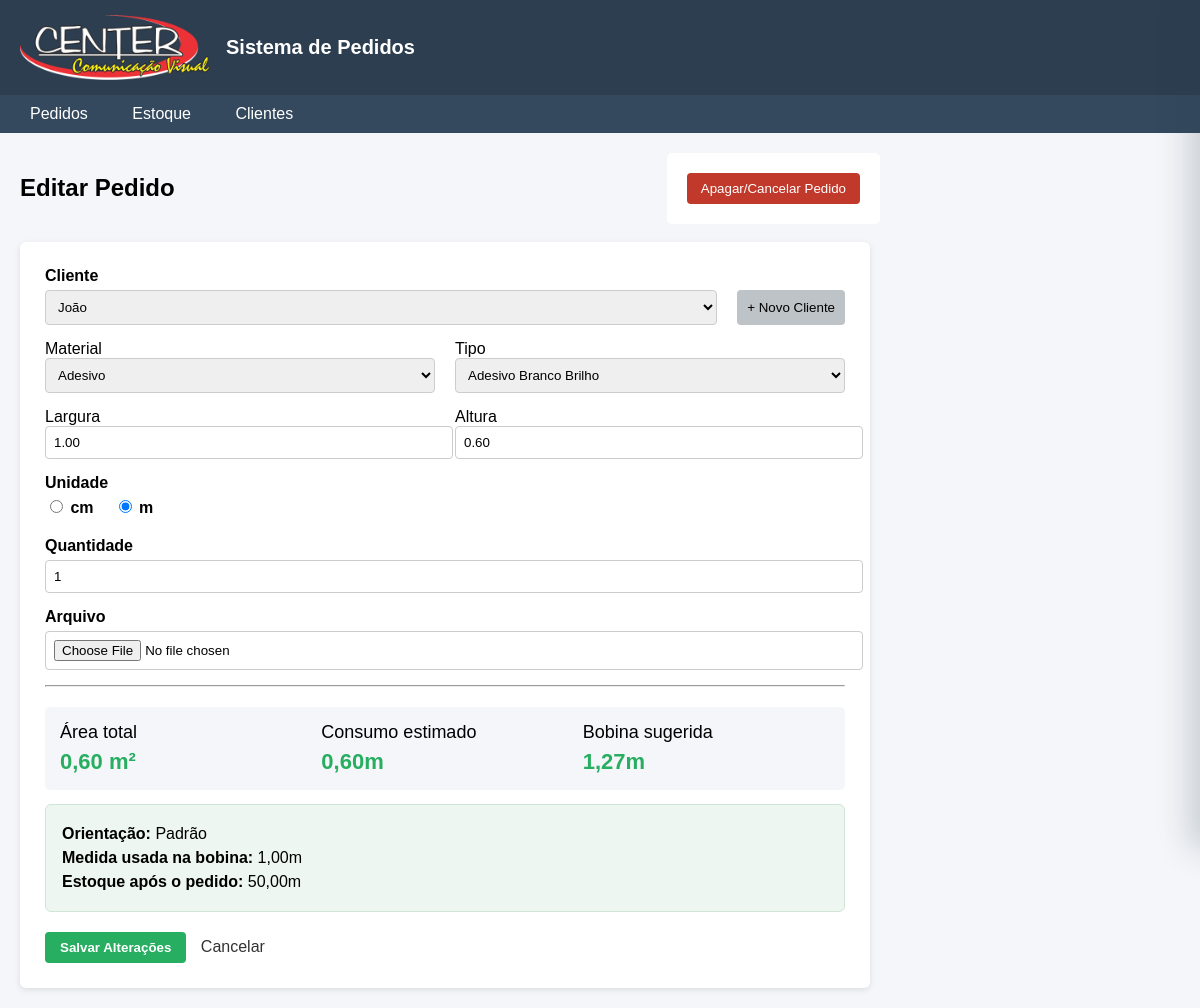
The page /pedidos/1/editar on the database its author committed.
### models/pedido.py (models this page shows, shortened)
class Pedido(db.Model):
    __tablename__ = "pedido"
    id = db.Column(db.Integer, primary_key=True)
    cliente_nome = db.Column(db.String(120), nullable=False)
    categoria = db.Column(db.String(50), nullable=False)
    material_nome = db.Column(db.String(120), nullable=False)
    largura_pedido_m = db.Column(db.Float, nullable=False)
    altura_pedido_m = db.Column(db.Float, nullable=False)
    quantidade = db.Column(db.Integer, nullable=False)
    unidade_medida = db.Column(db.String(10), nullable=False)
    largura_bobina_usada_m = db.Column("largura_" + "ro" + "lo_usada_m", db.Float, nullable=False)
    orientacao = db.Column(db.String(30), nullable=False)
    metros_consumidos = db.Column(db.Float, nullable=False)
    area_total_m2 = db.Column(db.Float, nullable=False)
    status = db.Column(db.String(30), nullable=False, default="Pagamento pendente")
    criado_em = db.Column(db.DateTime, nullable=False, default=datetime.utcnow)

### models/material.py (models this page shows, shortened)
class Material(db.Model):
    __tablename__ = "material"
    id = db.Column(db.Integer, primary_key=True)
    categoria = db.Column(db.String(50), nullable=False)
    nome = db.Column(db.String(120), nullable=False)
    largura_m = db.Column(db.Float, nullable=False)
    bobinas = db.relationship(
        "BobinaEstoque",
        back_populates="material",
        cascade="all, delete-orphan",
        lazy="select",
    )
    __table_args__ = (
        db.UniqueConstraint("categoria", "nome", "largura_m", name="uq_material_variacao"),
    )
    @property
    def largura_formatada(self):
        return f"{self.largura_m:.2f}".replace(".", ",") + "m"
    @property
    def quantidade_bobinas(self):
        return len(self.bobinas)
    @property
    def metros_disponiveis(self):
        return round(sum(bobina.metros_restantes for bobina in self.bobinas), 2)

### controllers/pedido_controller.py (the view, shortened to what this page needs)
@pedido_bp.route("/pedidos/<int:id>/editar", methods=["GET", "POST"])
def editar_pedido(id):
    pedido = Pedido.query.get_or_404(id)
    return renderizar_formulario_pedido(form_data_do_pedido(pedido), pedido=pedido)

### controllers/pedido_controller.py (called while the page is built)
def obter_clientes_disponiveis():
    clientes = [cliente.nome for cliente in Cliente.query.order_by(Cliente.nome).all()]
    return clientes or ["João", "Maria"]

def form_data_do_pedido(pedido):
    return {
        "cliente": pedido.cliente_nome,
        "categoria": pedido.categoria,
        "tipo": pedido.material_nome,
        "largura": f"{pedido.largura_pedido_m:.2f}",
        "altura": f"{pedido.altura_pedido_m:.2f}",
        "unidade": "m",
        "quantidade": pedido.quantidade,
    }

def obter_material_do_pedido(pedido):
    return Material.query.filter_by(
        categoria=pedido.categoria,
        nome=pedido.material_nome,
        largura_m=pedido.largura_bobina_usada_m,
    ).first()

def obter_extra_stock_para_pedido(pedido):
    material = obter_material_do_pedido(pedido)
    if not material:
        return {}
    return {material.id: pedido.metros_consumidos}

def renderizar_formulario_pedido(form_data, erro="", pedido=None):
    extra_stock = obter_extra_stock_para_pedido(pedido) if pedido else {}
    catalogo = construir_catalogo_materiais(extra_stock=extra_stock)
    clientes = obter_clientes_disponiveis()
    return render_template(
        "pedidos/novo.html",
        clientes=clientes,
        catalogo=catalogo,
        erro=erro,
        form_data=form_data,
        pedido=pedido,
        titulo_pagina="Editar Pedido" if pedido else "Novo Pedido",
        texto_submit="Salvar Alterações" if pedido else "Salvar Pedido",
        rota_submit=url_for("pedido.editar_pedido", id=pedido.id) if pedido else url_for("pedido.novo_pedido"),
    )

### services/pedido_service.py (called while the page is built)
def formatar_metros(valor):
    return f"{valor:.2f}".replace(".", ",") + "m"

### templates/pedidos/novo.html (shortened to what this page needs)
{% extends "base.html" %}
{% block content %}
<link rel="stylesheet" href="{{ url_for('static', filename='css/novo.css') }}">
<div class="pedido-page" id="pedido-page">
<div class="pedido-main">
<div class="pedido-header">
<h2>{{ titulo_pagina }}</h2>
{% if pedido %}
<form method="post" action="/pedidos/{{ pedido.id }}/cancelar" onsubmit="return confirm('Deseja apagar/cancelar este pedido?');">
<button type="submit" class="btn-danger">Apagar/Cancelar Pedido</button>
</form>
{% endif %}
</div>
<form class="form-pedido" method="post" action="{{ rota_submit }}">
<div class="form-group">
<label>Cliente</label>
<div class="cliente-row">
<select id="pedido-cliente" name="cliente" required>
{% for cliente in clientes %}
<option value="{{ cliente }}" {% if form_data.cliente == cliente %}selected{% endif %}>{{ cliente }}</option>
{% endfor %}
</select>
<button type="button" class="btn-sec" id="abrir-novo-cliente">+ Novo Cliente</button>
</div>
</div>
<div class="form-row">
<div>
<label>Material</label>
<select id="pedido-categoria" name="categoria" required>
{% for categoria in catalogo.keys() %}
<option value="{{ categoria }}" {% if form_data.categoria == categoria %}selected{% endif %}>{{ categoria }}</option>
{% endfor %}
</select>
</div>
<div>
<label>Tipo</label>
<select id="pedido-tipo" name="tipo" data-selected="{{ form_data.tipo }}" required>
<option value="">Selecione o material primeiro</option>
</select>
</div>
</div>
<div class="form-row">
<div>
<label>Largura</label>
<input type="number" id="pedido-largura" name="largura" step="0.01" min="0.01" value="{{ form_data.largura }}" required>
</div>
<div>
<label>Altura</label>
<input type="number" id="pedido-altura" name="altura" step="0.01" min="0.01" value="{{ form_data.altura }}" required>
</div>
</div>
<div class="form-group">
<label>Unidade</label>
<div class="radio-group">
<label><input type="radio" name="unidade" value="cm" {% if form_data.unidade == "cm" %}checked{% endif %}> cm</label>
<label><input type="radio" name="unidade" value="m" {% if form_data.unidade != "cm" %}checked{% endif %}> m</label>
</div>
</div>
<div class="form-group">
<label>Quantidade</label>
<input type="number" id="pedido-quantidade" name="quantidade" min="1" step="1" value="{{ form_data.quantidade or 1 }}" required>
</div>
<div class="form-group">
<label>Arquivo</label>
<input type="file">
</div>
<hr>
<div class="resultado-box">
<div>
Área total
<strong id="resultado-area">0,00 m²</strong>
</div>
<div>
Consumo estimado
<strong id="resultado-consumo">0,00m</strong>
</div>
<div>
Bobina sugerida
<strong id="resultado-bobina">Selecione um material</strong>
</div>
</div>
<div class="sugestao-box" id="sugestao-box">
<p><strong>Orientação:</strong> <span id="resultado-orientacao">Aguardando medidas</span></p>
<p><strong>Medida usada na bobina:</strong> <span id="resultado-medida-bobina">-</span></p>
<p><strong>Estoque após o pedido:</strong> <span id="resultado-estoque">-</span></p>
</div>
<div class="acoes">
<button class="btn" type="submit">{{ texto_submit }}</button>
<a href="{% if pedido %}/pedidos/{{ pedido.id }}{% else %}/pedidos{% endif %}" class="btn-cancelar">Cancelar</a>
</div>
</form>
</div>
</div>
{% endblock %}

### static/css/lista.css (style rules this page uses)
body { font-family: Arial; margin:0; background:#f4f6f9; }
.btn { background:#27ae60; color:white; border:none; padding:8px 15px; cursor:pointer; border-radius:4px; font-weight:bold; }
form { background:white; padding:20px; border-radius:5px; max-width:700px; }
h2 { margin-bottom:20px; }
.form-group { margin-bottom:15px; }
.form-group label { display:block; margin-bottom:5px; }
.form-row { display:flex; gap:20px; margin-bottom:15px; }
.form-row div { flex:1; }
input, select { padding:8px; width:100%; }
.btn-sec { margin-left:10px; padding:6px 10px; }
.btn-cancelar { margin-left:10px; text-decoration:none; color:#333; }

### static/css/novo.css (style rules this page uses)
.pedido-page { position:relative; }
.pedido-main { max-width:860px; transition:filter 0.25s ease; }
.pedido-header { display:flex; align-items:center; justify-content:space-between; gap:16px; margin-bottom:18px; flex-wrap:wrap; }
.form-pedido { background:white; padding:25px; border-radius:6px; max-width:800px; box-shadow:0 2px 6px rgba(0,0,0,0.1); }
.form-group { margin-bottom:15px; }
.form-group label { display:block; margin-bottom:5px; font-weight:bold; }
.form-row { display:flex; gap:20px; margin-bottom:15px; }
.form-row div { flex:1; }
.form-pedido input[type="text"], .form-pedido input[type="number"], .form-pedido input[type="file"], .form-pedido select, .form-cliente-inline input[type="text"] { padding:8px; width:100%; border:1px solid #ccc; border-radius:4px; }
.cliente-row { display:flex; gap:10px; }
.cliente-row select { flex:1; }
.radio-group { display:flex; gap:20px; margin-top:5px; }
.radio-group input { width:auto; }
.resultado-box { display:grid; grid-template-columns:repeat(3, 1fr); gap:14px; background:#f4f6f9; padding:15px; border-radius:5px; margin:20px 0 14px; font-size:18px; }
.resultado-box strong { display:block; font-size:22px; color:#27ae60; margin-top:6px; }
.sugestao-box { background:#eef6f1; border:1px solid #cfe5d6; border-radius:6px; padding:14px 16px; }
.sugestao-box p { margin:6px 0; }
.acoes { margin-top:20px; }
.btn-sec { background:#bdc3c7; border:none; padding:6px 10px; border-radius:4px; cursor:pointer; }
.btn-danger { background:#c0392b; color:white; border:none; padding:8px 14px; border-radius:4px; cursor:pointer; }

### rows shown on the page
Pedido: cliente "João", categoria "Adesivo", tipo "Adesivo Branco Brilho"

### other values the page prints
{{ titulo_pagina }} "Editar Pedido"
{{ texto_submit }} "Salvar Alterações"
